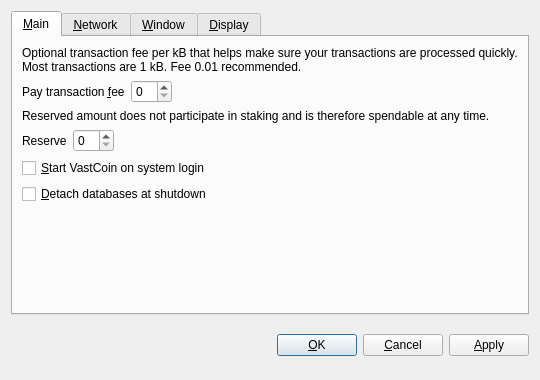
<?xml version="1.0" encoding="UTF-8"?>
<ui version="4.0">
 <class>OptionsDialog</class>
 <widget class="QDialog" name="OptionsDialog">
  <property name="geometry">
   <rect>
    <x>0</x>
    <y>0</y>
    <width>540</width>
    <height>380</height>
   </rect>
  </property>
  <property name="windowTitle">
   <string>Options</string>
  </property>
  <property name="modal">
   <bool>true</bool>
  </property>
  <layout class="QVBoxLayout" name="verticalLayout">
   <item>
    <widget class="QTabWidget" name="tabWidget">
     <property name="tabPosition">
      <enum>QTabWidget::North</enum>
     </property>
     <property name="currentIndex">
      <number>0</number>
     </property>
     <widget class="QWidget" name="tabMain">
      <attribute name="title">
       <string>&amp;Main</string>
      </attribute>
      <layout class="QVBoxLayout" name="verticalLayout_Main">
       <item>
        <widget class="QLabel" name="transactionFeeInfoLabel">
         <property name="text">
          <string>Optional transaction fee per kB that helps make sure your transactions are processed quickly. Most transactions are 1 kB. Fee 0.01 recommended.</string>
         </property>
         <property name="textFormat">
          <enum>Qt::PlainText</enum>
         </property>
         <property name="wordWrap">
          <bool>true</bool>
         </property>
        </widget>
       </item>
       <item>
        <layout class="QHBoxLayout" name="horizontalLayoutFee">
         <item>
          <widget class="QLabel" name="transactionFeeLabel">
           <property name="text">
            <string>Pay transaction &amp;fee</string>
           </property>
           <property name="textFormat">
            <enum>Qt::PlainText</enum>
           </property>
           <property name="buddy">
            <cstring>transactionFee</cstring>
           </property>
          </widget>
         </item>
         <item>
          <widget class="BitcoinAmountField" name="transactionFee"/>
         </item>
         <item>
          <spacer name="horizontalSpacerFee">
           <property name="orientation">
            <enum>Qt::Horizontal</enum>
           </property>
           <property name="sizeHint" stdset="0">
            <size>
             <width>40</width>
             <height>20</height>
            </size>
           </property>
          </spacer>
         </item>
        </layout>
       </item>
       <item>
        <widget class="QLabel" name="reserveBalanceInfoLabel">
         <property name="text">
          <string>Reserved amount does not participate in staking and is therefore spendable at any time.</string>
         </property>
         <property name="textFormat">
          <enum>Qt::PlainText</enum>
         </property>
         <property name="wordWrap">
          <bool>true</bool>
         </property>
        </widget>
       </item>
       <item>
        <layout class="QHBoxLayout" name="horizontalLayoutReserveBalance">
         <item>
          <widget class="QLabel" name="reserveBalanceLabel">
           <property name="text">
            <string>Reserve</string>
           </property>
           <property name="textFormat">
            <enum>Qt::PlainText</enum>
           </property>
           <property name="buddy">
            <cstring>reserveBalance</cstring>
           </property>
          </widget>
         </item>
         <item>
          <widget class="BitcoinAmountField" name="reserveBalance"/>
         </item>
         <item>
          <spacer name="horizontalSpacerReserveBalance">
           <property name="orientation">
            <enum>Qt::Horizontal</enum>
           </property>
           <property name="sizeHint" stdset="0">
            <size>
             <width>40</width>
             <height>20</height>
            </size>
           </property>
          </spacer>
         </item>
        </layout>
       </item>
       <item>
        <widget class="QCheckBox" name="bitcoinAtStartup">
         <property name="toolTip">
          <string>Automatically start VastCoin after logging in to the system.</string>
         </property>
         <property name="text">
          <string>&amp;Start VastCoin on system login</string>
         </property>
        </widget>
       </item>
       <item>
        <widget class="QCheckBox" name="detachDatabases">
         <property name="toolTip">
          <string>Detach block and address databases at shutdown. This means they can be moved to another data directory, but it slows down shutdown. The wallet is always detached.</string>
         </property>
         <property name="text">
          <string>&amp;Detach databases at shutdown</string>
         </property>
        </widget>
       </item>
       <item>
        <spacer name="verticalSpacer_Main">
         <property name="orientation">
          <enum>Qt::Vertical</enum>
         </property>
         <property name="sizeHint" stdset="0">
          <size>
           <width>20</width>
           <height>40</height>
          </size>
         </property>
        </spacer>
       </item>
      </layout>
     </widget>
     <widget class="QWidget" name="tabNetwork">
      <attribute name="title">
       <string>&amp;Network</string>
      </attribute>
      <layout class="QVBoxLayout" name="verticalLayout_Network">
       <item>
        <widget class="QCheckBox" name="mapPortUpnp">
         <property name="toolTip">
          <string>Automatically open the VastCoin client port on the router. This only works when your router supports UPnP and it is enabled.</string>
         </property>
         <property name="text">
          <string>Map port using &amp;UPnP</string>
         </property>
        </widget>
       </item>
       <item>
        <widget class="QCheckBox" name="connectSocks">
         <property name="toolTip">
          <string>Connect to the VastCoin network through a SOCKS proxy (e.g. when connecting through Tor).</string>
         </property>
         <property name="text">
          <string>&amp;Connect through SOCKS proxy:</string>
         </property>
        </widget>
       </item>
       <item>
        <layout class="QHBoxLayout" name="horizontalLayout_Network">
         <item>
          <widget class="QLabel" name="proxyIpLabel">
           <property name="text">
            <string>Proxy &amp;IP:</string>
           </property>
           <property name="textFormat">
            <enum>Qt::PlainText</enum>
           </property>
           <property name="buddy">
            <cstring>proxyIp</cstring>
           </property>
          </widget>
         </item>
         <item>
          <widget class="QValidatedLineEdit" name="proxyIp">
           <property name="maximumSize">
            <size>
             <width>140</width>
             <height>16777215</height>
            </size>
           </property>
           <property name="toolTip">
            <string>IP address of the proxy (e.g. 127.0.0.1)</string>
           </property>
          </widget>
         </item>
         <item>
          <widget class="QLabel" name="proxyPortLabel">
           <property name="text">
            <string>&amp;Port:</string>
           </property>
           <property name="textFormat">
            <enum>Qt::PlainText</enum>
           </property>
           <property name="buddy">
            <cstring>proxyPort</cstring>
           </property>
          </widget>
         </item>
         <item>
          <widget class="QLineEdit" name="proxyPort">
           <property name="maximumSize">
            <size>
             <width>55</width>
             <height>16777215</height>
            </size>
           </property>
           <property name="toolTip">
            <string>Port of the proxy (e.g. 9050)</string>
           </property>
          </widget>
         </item>
         <item>
          <widget class="QLabel" name="socksVersionLabel">
           <property name="text">
            <string>SOCKS &amp;Version:</string>
           </property>
           <property name="textFormat">
            <enum>Qt::PlainText</enum>
           </property>
           <property name="buddy">
            <cstring>socksVersion</cstring>
           </property>
          </widget>
         </item>
         <item>
          <widget class="QValueComboBox" name="socksVersion">
           <property name="toolTip">
            <string>SOCKS version of the proxy (e.g. 5)</string>
           </property>
          </widget>
         </item>
         <item>
          <spacer name="horizontalSpacer_Network">
           <property name="orientation">
            <enum>Qt::Horizontal</enum>
           </property>
           <property name="sizeHint" stdset="0">
            <size>
             <width>40</width>
             <height>20</height>
            </size>
           </property>
          </spacer>
         </item>
        </layout>
       </item>
       <item>
        <spacer name="verticalSpacer_Network">
         <property name="orientation">
          <enum>Qt::Vertical</enum>
         </property>
         <property name="sizeHint" stdset="0">
          <size>
           <width>20</width>
           <height>40</height>
          </size>
         </property>
        </spacer>
       </item>
      </layout>
     </widget>
     <widget class="QWidget" name="tabWindow">
      <attribute name="title">
       <string>&amp;Window</string>
      </attribute>
      <layout class="QVBoxLayout" name="verticalLayout_Window">
       <item>
        <widget class="QCheckBox" name="minimizeToTray">
         <property name="toolTip">
          <string>Show only a tray icon after minimizing the window.</string>
         </property>
         <property name="text">
          <string>&amp;Minimize to the tray instead of the taskbar</string>
         </property>
        </widget>
       </item>
       <item>
        <widget class="QCheckBox" name="minimizeOnClose">
         <property name="toolTip">
          <string>Minimize instead of exit the application when the window is closed. When this option is enabled, the application will be closed only after selecting Quit in the menu.</string>
         </property>
         <property name="text">
          <string>M&amp;inimize on close</string>
         </property>
        </widget>
       </item>
       <item>
        <spacer name="verticalSpacer_Window">
         <property name="orientation">
          <enum>Qt::Vertical</enum>
         </property>
         <property name="sizeHint" stdset="0">
          <size>
           <width>20</width>
           <height>40</height>
          </size>
         </property>
        </spacer>
       </item>
      </layout>
     </widget>
     <widget class="QWidget" name="tabDisplay">
      <attribute name="title">
       <string>&amp;Display</string>
      </attribute>
      <layout class="QVBoxLayout" name="verticalLayout_Display">
       <item>
        <layout class="QHBoxLayout" name="horizontalLayout_1_Display">
         <item>
          <widget class="QLabel" name="langLabel">
           <property name="text">
            <string>User Interface &amp;language:</string>
           </property>
           <property name="textFormat">
            <enum>Qt::PlainText</enum>
           </property>
           <property name="buddy">
            <cstring>lang</cstring>
           </property>
          </widget>
         </item>
         <item>
          <widget class="QValueComboBox" name="lang">
           <property name="toolTip">
            <string>The user interface language can be set here. This setting will take effect after restarting VastCoin.</string>
           </property>
          </widget>
         </item>
        </layout>
       </item>
       <item>
        <layout class="QHBoxLayout" name="horizontalLayout_2_Display">
         <item>
          <widget class="QLabel" name="unitLabel">
           <property name="text">
            <string>&amp;Unit to show amounts in:</string>
           </property>
           <property name="textFormat">
            <enum>Qt::PlainText</enum>
           </property>
           <property name="buddy">
            <cstring>unit</cstring>
           </property>
          </widget>
         </item>
         <item>
          <widget class="QValueComboBox" name="unit">
           <property name="toolTip">
            <string>Choose the default subdivision unit to show in the interface and when sending coins.</string>
           </property>
          </widget>
         </item>
        </layout>
       </item>
       <item>
        <widget class="QCheckBox" name="displayAddresses">
         <property name="toolTip">
          <string>Whether to show VastCoin addresses in the transaction list or not.</string>
         </property>
         <property name="text">
          <string>&amp;Display addresses in transaction list</string>
         </property>
        </widget>
       </item>
       <item>
        <widget class="QCheckBox" name="coinControlFeatures">
         <property name="toolTip">
          <string>Whether to show coin control features or not.</string>
         </property>
         <property name="text">
          <string>Display coin &amp;control features (experts only!)</string>
         </property>
        </widget>
       </item>
       <item>
        <spacer name="verticalSpacer_Display">
         <property name="orientation">
          <enum>Qt::Vertical</enum>
         </property>
         <property name="sizeHint" stdset="0">
          <size>
           <width>20</width>
           <height>40</height>
          </size>
         </property>
        </spacer>
       </item>
      </layout>
     </widget>
    </widget>
   </item>
   <item>
    <layout class="QHBoxLayout" name="horizontalLayout_Buttons">
     <item>
      <spacer name="horizontalSpacer_1">
       <property name="orientation">
        <enum>Qt::Horizontal</enum>
       </property>
       <property name="sizeHint" stdset="0">
        <size>
         <width>40</width>
         <height>48</height>
        </size>
       </property>
      </spacer>
     </item>
     <item>
      <widget class="QLabel" name="statusLabel">
       <property name="font">
        <font>
         <weight>75</weight>
         <bold>true</bold>
        </font>
       </property>
       <property name="text">
        <string/>
       </property>
       <property name="textFormat">
        <enum>Qt::PlainText</enum>
       </property>
       <property name="wordWrap">
        <bool>true</bool>
       </property>
      </widget>
     </item>
     <item>
      <spacer name="horizontalSpacer_2">
       <property name="orientation">
        <enum>Qt::Horizontal</enum>
       </property>
       <property name="sizeHint" stdset="0">
        <size>
         <width>40</width>
         <height>48</height>
        </size>
       </property>
      </spacer>
     </item>
     <item>
      <widget class="QPushButton" name="okButton">
       <property name="text">
        <string>&amp;OK</string>
       </property>
      </widget>
     </item>
     <item>
      <widget class="QPushButton" name="cancelButton">
       <property name="text">
        <string>&amp;Cancel</string>
       </property>
       <property name="autoDefault">
        <bool>false</bool>
       </property>
      </widget>
     </item>
     <item>
      <widget class="QPushButton" name="applyButton">
       <property name="text">
        <string>&amp;Apply</string>
       </property>
       <property name="autoDefault">
        <bool>false</bool>
       </property>
      </widget>
     </item>
    </layout>
   </item>
  </layout>
 </widget>
 <customwidgets>
  <customwidget>
   <class>BitcoinAmountField</class>
   <extends>QSpinBox</extends>
   <header>bitcoinamountfield.h</header>
  </customwidget>
  <customwidget>
   <class>QValueComboBox</class>
   <extends>QComboBox</extends>
   <header>qvaluecombobox.h</header>
  </customwidget>
  <customwidget>
   <class>QValidatedLineEdit</class>
   <extends>QLineEdit</extends>
   <header>qvalidatedlineedit.h</header>
  </customwidget>
 </customwidgets>
 <resources/>
 <connections/>
</ui>
